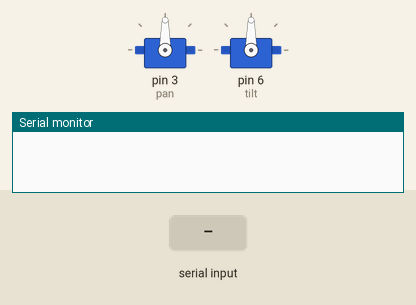
Recording of a sketch running on a simulated Arduino Uno, built with avr-gcc and run on an emulated ATmega328P. Parts: 2 × servo, the last lines printed to the serial monitor. The inputs (shaded band) are chosen by the test bench.

Above: at 1.2 s.
1.3 s: "90:45\n" received over Serial
At 2.3 s:
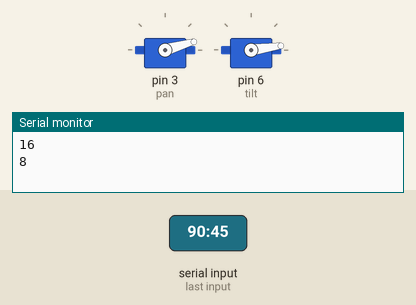
2.8 s: "30:150\n" received over Serial
At 3.5 s:
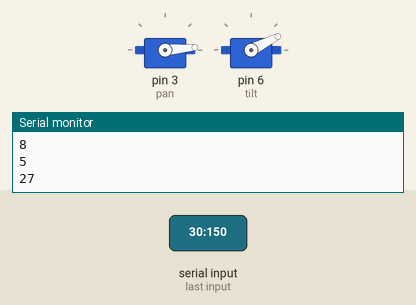
4.3 s: "200\n" received over Serial
At 4.6 s:
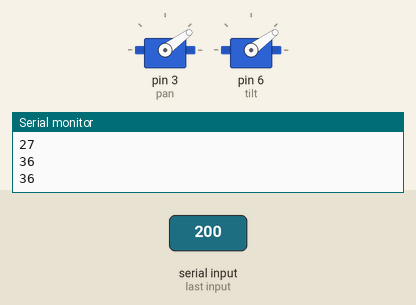
Timing chart, 0 to 7.3 s (numbered marks = the images above; inputs shaded):
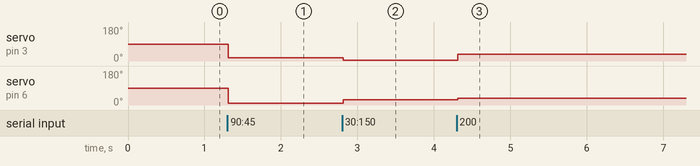

The sketch:

board_code.ino
```cpp
#include <Servo.h>

Servo pan;
Servo tilt;

String serialStr = "";
int columnIndex = -1;
int pos[2] = {};

int panPos = 90;
int tiltPos = 90;

void setup() {
  pan.attach(3);
  tilt.attach(6);

  Serial.begin(9600);
  Serial.setTimeout(1);
}

void loop() {
  while (!Serial.available());
  delay(10);//Delay to avoid loop bugs
  serialStr = Serial.readString();
  columnIndex = serialStr.indexOf(':');

  pos[0] = serialStr.substring(0, columnIndex).toInt();
  pos[1] = serialStr.substring(columnIndex+1, serialStr.length()).toInt();

  panPos = map(pos[0], 0, 1000, 0, 180);
  tiltPos = map(pos[1], 0, 1000, 0, 180);

  Serial.println(panPos);
  Serial.println(tiltPos);

  pan.write(panPos);
  tilt.write(tiltPos);
}
```

Measured:
- after the input at 1.3 s, servo on pin 3 (pan): 90° → 16° at once; servo on pin 6 (tilt): 90° → 8° at once
- after the input at 2.8 s, servo on pin 3 (pan): 16° → 5° at once; servo on pin 6 (tilt): 8° → 27° at once
- after the input at 4.3 s, servo on pin 3 (pan): 5° → 36° at once; servo on pin 6 (tilt): 27° → 36° at once
